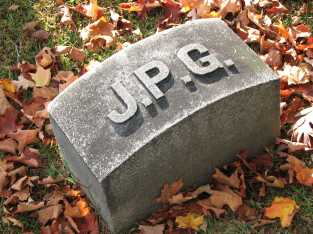
//> input picture our_test/compiler_phase/save_2.jpg, 313 x 234 px
$ ./test9   (built with g++ and OpenCV 4)
//> lines starting //> are read from the running program, lines starting //| are printed output that depends on the picture

#include <opencv2/core.hpp>
#include <opencv2/imgcodecs.hpp>
#include <opencv2/highgui.hpp>
#include <opencv2/opencv.hpp>

#include <iostream>
#include <string>

using namespace cv;

using namespace std;

extern "C" double* load_cpp(char imageName[])
{
//> called with imageName = "./our_test/compiler_phase/save_2.jpg"
    Mat img = imread(imageName,CV_LOAD_IMAGE_COLOR);
//> img is the input picture: 234 rows x 313 cols, CV_8UC3; mean B, G, R 87.3, 105.8, 127.7
    unsigned char* input = (unsigned char*)(img.data);
    double* output = new double[2+3*img.rows*img.cols];
    output[0]=img.rows;//width
    output[1]=img.cols;//height
    double r,g,b;
    int k = 2;
    for(int i = 0;i < img.rows;i++){
        for(int j = 0;j < img.cols;j++){
            b = input[img.step * i + j*img.channels()] ;
            output[k++]=b;
            g = input[img.step * i + j*img.channels() + 1];
            output[k++]=g;
            r = input[img.step * i + j*img.channels() + 2];
            output[k++]=r;
        }
    }
//> this loop made 234 passes
//> (b, k, g, r) on passes 1 to 3: (23, 941, 43, 74), (54, 1880, 77, 103), (100, 2819, 127, 147)
//> after the loop, b = 37; k = 219728; g = 56; r = 64
    return output;
}
extern "C" void save_cpp(double* input, char fileName[])
{
    int height = input[0];
    int width = input[1];
    double* data = new double[3*width*height];
    for(int i = 0; i < 3*width*height; i++) data[i]=input[i+2];
    Mat image = cv::Mat(height, width, CV_64FC3, data);
    imwrite(fileName,image);
    return;
}
int main()
{
    //double d[] = {3,2,0,0,0,0,0,0,0,0,0,255,255,255,255,255,255,255,255,255};
    //save_cpp(d, "test8.jpg");
    double *d = load_cpp("./our_test/compiler_phase/save_2.jpg");
    double d2[93902];
    d2[0] = 100; d2[1] = 313;
    for (int i = 2; i <= 93902; ++i)
    {
        d2[i] = d[i];
    }
//> after the loop, d2 = 93902 items
    save_cpp(d2, "test9.jpg");
//> in save_cpp, `int height = input[0];`: height = 100
//> in save_cpp, `int width = input[1];`: width = 313
//> in save_cpp, `Mat image = cv::Mat(height, width, CV_64FC3, data);`:
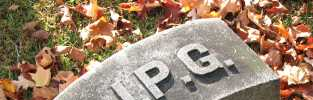
//> image: 100 rows x 313 cols, CV_64FC3; mean B, G, R 108.9, 131.7, 156.2
}
